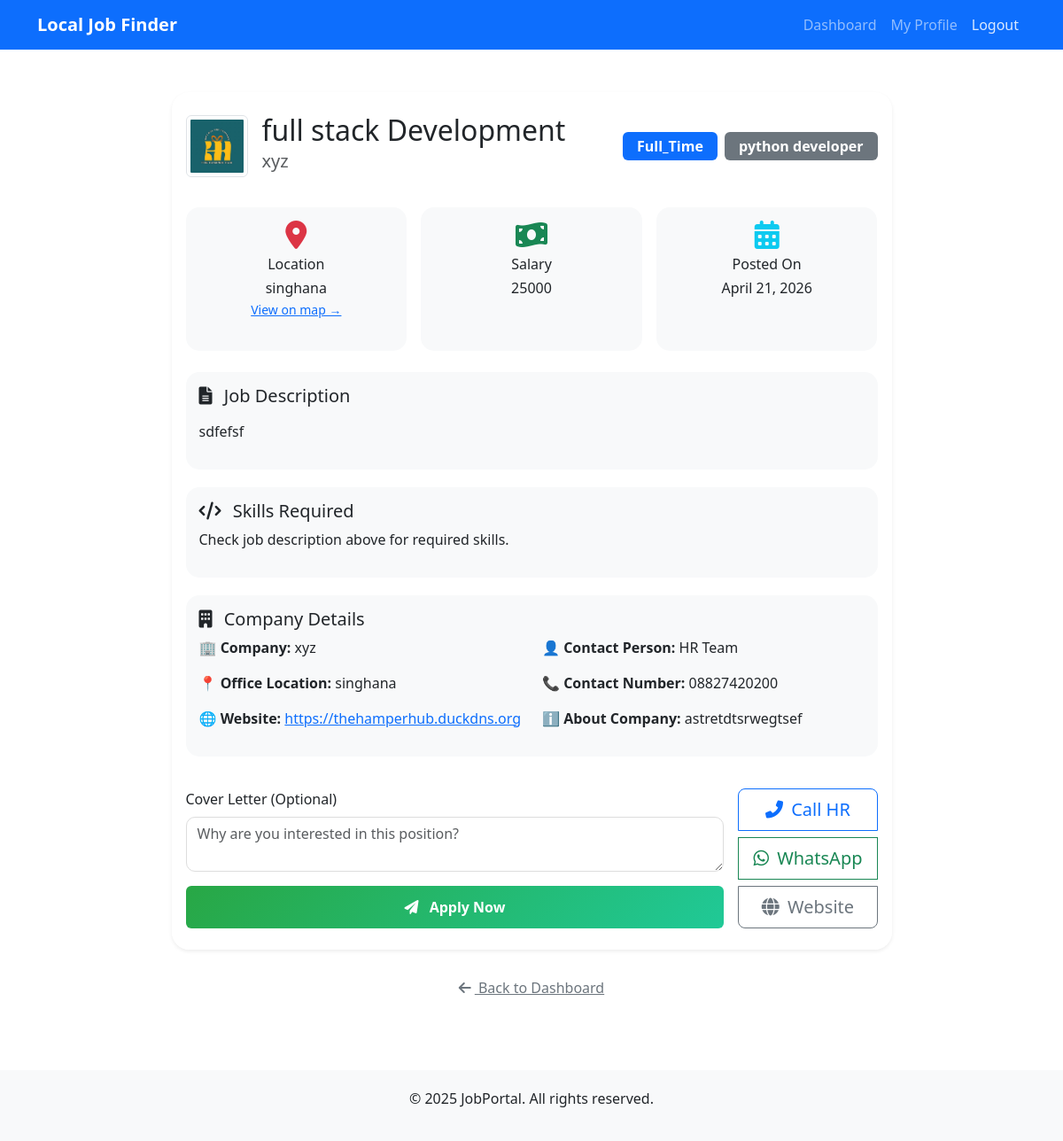
/job-detail/2/ (signed in), run on the app's committed database.
### findjob/models.py (models this page shows, shortened)
class Job(models.Model):
    JOB_TYPE_CHOICES = (
        ('full_time', 'Full Time'),
        ('part_time', 'Part Time'),
        ('internship', 'Internship'),
    )
    company = models.ForeignKey(CompanyProfile, on_delete=models.CASCADE)
    title = models.CharField(max_length=255)
    description = models.TextField()
    location = models.CharField(max_length=255)
    salary = models.CharField(max_length=100, blank=True, null=True)
    job_type = models.CharField(max_length=50, choices=JOB_TYPE_CHOICES)
    category = models.CharField(max_length=100, blank=True, null=True, help_text="e.g., Customer Support, Python Developer")
    created_at = models.DateTimeField(auto_now_add=True)
    is_active = models.BooleanField(default=True, help_text="Uncheck to hide job from dashboard")

class CompanyProfile(models.Model):
    user = models.OneToOneField(User, on_delete=models.CASCADE)
    company_name = models.CharField(max_length=255)
    website = models.URLField(blank=True, null=True)
    location = models.CharField(max_length=255)
    description = models.TextField()
    logo = models.ImageField(upload_to='company_logos/', blank=True, null=True)
    contact_number = models.CharField(max_length=15, blank=True, null=True, help_text="Company phone number for WhatsApp/call")

### findjob/views.py (the view)
# urls.py: path('job-detail/<int:job_id>/',job_details,name='job_detail'),
def job_details(request,job_id):
    if not request.user.is_authenticated:
        return redirect('user-login')
    jobs=get_object_or_404(Job,id=job_id)
    return render(request,'job_detail.html',{'job':jobs})

### findjob/templates/job_detail.html (shortened to what this page needs)
{% extends 'base.html' %}
{% load static %}
{% block content %}
<div class="container py-4">
    <div class="row justify-content-center">
        <div class="col-lg-9">
            <div class="card job-detail-card shadow-sm mb-4">
                <div class="card-header bg-white border-0 pt-4 pb-0">
                    <div class="d-flex flex-wrap align-items-center justify-content-between">
                        <div class="d-flex align-items-center mb-3">
                            {% if job.company.logo and job.company.logo.url %}
                                <img src="{{ job.company.logo.url }}" alt="{{ job.company.company_name }} logo" class="company-logo me-3 rounded border p-1" style="width: 70px; height: 70px;">
                            {% else %}
                                <div class="bg-secondary text-white rounded-circle d-flex align-items-center justify-content-center me-3" style="width: 70px; height: 70px;">
                                    <i class="fas fa-building fa-2x"></i>
                                </div>
                            {% endif %}
                            <div>
                                <h2 class="mb-1">{{ job.title }}</h2>
                                <h5 class="text-muted">{{ job.company.company_name }}</h5>
                            </div>
                        </div>
                        <div class="mb-3">
                            <span class="badge bg-primary fs-6 px-3 py-2">{{ job.job_type|title }}</span>
                            <span class="badge bg-secondary fs-6 px-3 py-2 ms-1">{{ job.category }}</span>
                        </div>
                    </div>
                </div>
                <div class="card-body">
                    <div class="row g-3 mb-4">
                        <div class="col-md-4">
                            <div class="detail-section text-center h-100">
                                <i class="fas fa-map-marker-alt fa-2x text-danger mb-2"></i>
                                <h6 class="mb-1">Location</h6>
                                <p class="mb-0">{{ job.location }}</p>
                                <a href="https://maps.google.com/?q={{ job.location|urlencode }}" target="_blank" class="small">View on map →</a>
                            </div>
                        </div>
                        <div class="col-md-4">
                            <div class="detail-section text-center h-100">
                                <i class="fas fa-money-bill-wave fa-2x text-success mb-2"></i>
                                <h6 class="mb-1">Salary</h6>
                                <p class="mb-0">{{ job.salary|default:"Not disclosed" }}</p>
                            </div>
                        </div>
                        <div class="col-md-4">
                            <div class="detail-section text-center h-100">
                                <i class="fas fa-calendar-alt fa-2x text-info mb-2"></i>
                                <h6 class="mb-1">Posted On</h6>
                                <p class="mb-0">{{ job.created_at|date:"F d, Y" }}</p>
                            </div>
                        </div>
                    </div>
                    <div class="detail-section">
                        <h5><i class="fas fa-file-alt me-2"></i> Job Description</h5>
                        <p>{{ job.description|linebreaks }}</p>
                    </div>
                    {% if job.skills_required %}
                    <div class="detail-section">
                        <h5><i class="fas fa-code me-2"></i> Required Skills</h5>
                        <div class="d-flex flex-wrap gap-2">
                            {% for skill in job.skills_required.splitlines %}
                                <span class="badge bg-dark fs-6 p-2">{{ skill }}</span>
                            {% empty %}
                                <span class="badge bg-secondary">{{ job.skills_required }}</span>
                            {% endfor %}
                        </div>
                    </div>
                    {% else %}
                    <div class="detail-section">
                        <h5><i class="fas fa-code me-2"></i> Skills Required</h5>
                        <p>Check job description above for required skills.</p>
                    </div>
                    {% endif %}
                    <div class="detail-section">
                        <h5><i class="fas fa-building me-2"></i> Company Details</h5>
                        <div class="row">
                            <div class="col-md-6">
                                <p><strong>🏢 Company:</strong> {{ job.company.company_name }}</p>
                                <p><strong>📍 Office Location:</strong> {{ job.company.location }}</p>
                                {% if job.company.website %}
                                <p><strong>🌐 Website:</strong> <a href="{{ job.company.website }}" target="_blank">{{ job.company.website }}</a></p>
                                {% endif %}
                            </div>
                            <div class="col-md-6">
                                {% if job.company.hr_name %}
                                <p><strong>👤 HR Name:</strong> {{ job.company.hr_name }}</p>
                                {% else %}
                                <p><strong>👤 Contact Person:</strong> HR Team</p>
                                {% endif %}
                                <p><strong>📞 Contact Number:</strong> {{ job.company.contact_number|default:"Not provided" }}</p>
                                {% if job.company.description %}
                                <p><strong>ℹ️ About Company:</strong> {{ job.company.description|truncatewords:20 }}</p>
                                {% endif %}
                            </div>
                        </div>
                    </div>
                </div>
                <div class="card-footer bg-white border-0 pb-4 pt-0">
                    <div class="d-flex flex-wrap justify-content-between align-items-start gap-3">
                        <form method="post" action="{% url 'apply_job' job.id %}" class="flex-grow-1" style="min-width: 250px;">
                            <div class="mb-3">
                                <label for="cover_letter" class="form-label">Cover Letter (Optional)</label>
                                <textarea name="cover_letter" id="cover_letter" rows="2" class="form-control cover-letter-textarea" placeholder="Why are you interested in this position?"></textarea>
                            </div>
                            <button type="submit" class="btn apply-btn text-white w-100">
                                <i class="fas fa-paper-plane me-2"></i> Apply Now
                            </button>
                        </form>
                        <div class="btn-group-vertical btn-group-lg" role="group">
                            <a href="tel:{{ job.company.contact_number }}" class="btn btn-outline-primary contact-btn mb-2">
                                <i class="fas fa-phone-alt me-1"></i> Call HR
                            </a>
                            <a href="https://wa.me/{{ job.company.contact_number }}?text=Hello%2C%20I%20am%20interested%20in%20the%20{{ job.title|urlencode }}%20position%20at%20{{ job.company.company_name|urlencode }}"
                               target="_blank" class="btn btn-outline-success contact-btn mb-2">
                                <i class="fab fa-whatsapp me-1"></i> WhatsApp
                            </a>
                            {% if job.company.website %}
                            <a href="{{ job.company.website }}" target="_blank" class="btn btn-outline-secondary contact-btn">
                                <i class="fas fa-globe me-1"></i> Website
                            </a>
                            {% endif %}
                        </div>
                    </div>
                </div>
            </div>
            <div class="text-center">
                <a href="{% url 'user-dashboard' %}" class="btn btn-link text-secondary">
                    <i class="fas fa-arrow-left me-1"></i> Back to Dashboard
                </a>
            </div>
        </div>
    </div>
</div>
{% endblock %}

### findjob/templates/base.html (style rules this page uses)
body { font-family: 'Segoe UI', Tahoma, Geneva, Verdana, sans-serif; }

### findjob/templates/job_detail.html (style rules this page uses)
.company-logo { max-height: 80px; max-width: 100%; object-fit: contain; }
.job-detail-card { border: none; border-radius: 20px; overflow: hidden; transition: transform 0.3s ease, box-shadow 0.3s ease; }
.detail-section { background-color: #f8f9fa; border-radius: 15px; padding: 15px; margin-bottom: 20px; }
.apply-btn { background: linear-gradient(135deg, #28a745, #20c997); border: none; padding: 12px 30px; font-weight: bold; transition: all 0.3s; }
.contact-btn { transition: all 0.2s; }
.cover-letter-textarea { border-radius: 10px; border: 1px solid #ddd; transition: all 0.2s; }

### data on the page
Job: company.logo (picture), title "full stack Development", company.company_name "xyz", job_type "Full_Time", category "python developer", location "singhana", salary "25000", created_at "April 21, 2026", description "sdfefsf", company.location "singhana", company.website "https://thehamperhub.duckdns.org", company.contact_number "08827420200", company.description "astretdtsrwegtsef"
